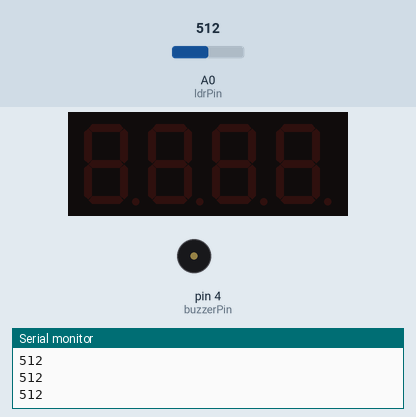
This sketch was run on a simulated Arduino Uno, built with avr-gcc and run on an emulated ATmega328P. Parts: 4-digit seven-segment display, buzzer (waves = sounding), the last lines printed to the serial monitor. The test bench sets the inputs (shaded band); at power-on: A0 (ldrPin) = 512.

Above: at 1.2 s.
1.3 s: A0 (ldrPin) set to 887
2.8 s: A0 (ldrPin) set to 914
At 4.0 s:
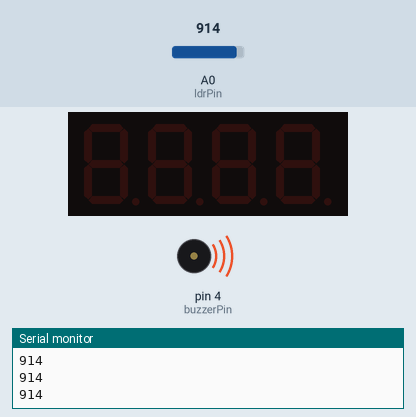
4.3 s: A0 (ldrPin) set to 900
At 5.3 s:
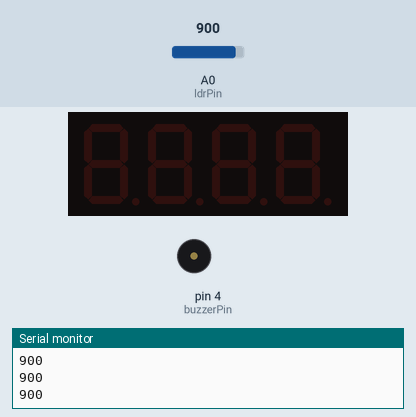
5.8 s: A0 (ldrPin) set to 1010
At 6.1 s:
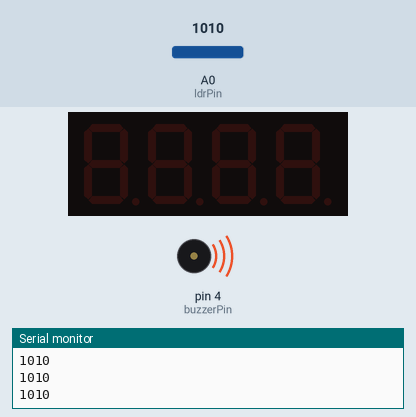
7.3 s: A0 (ldrPin) set to 890
At 8.4 s:
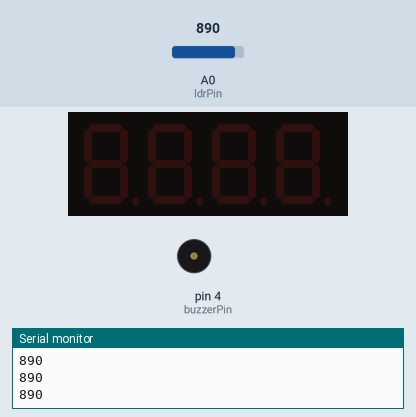
Timing chart, 0 to 9.8 s (numbered marks = the images above; inputs shaded):
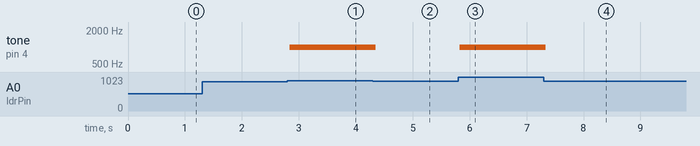

Measured:
- the behaviour switches between 900 and 901 on A0 (ldrPin) (found by bisection; images 0 and 1)
- after the input at 2.8 s, tone on pin 4 (buzzerPin): silent → 1000 Hz at once
- after the input at 4.3 s, tone on pin 4 (buzzerPin): 1000 Hz → silent after 0.05 s
- after the input at 5.8 s, tone on pin 4 (buzzerPin): silent → 1000 Hz at once
- after the input at 7.3 s, tone on pin 4 (buzzerPin): 1000 Hz → silent at once

The sketch:

LI-FI_Based_MorseCode_decoder.ino
```cpp
#include <TM1637Display.h>

// 7 segment pins
int clkPin = 6;
int dioPin = 7;

// LDR and buzzer
int ldrPin = A0;
int buzzerPin = 4;

TM1637Display display(clkPin, dioPin);

// Light threshold (change based on room light)
int lightThreshold = 900;

// Variables to detect signal time
unsigned long startTime = 0;
bool lightDetected = false;

// Store received morse for one letter
String receivedMorse = "";

// Store last 4 letters to show on display
char displayChars[4] = {' ', ' ', ' ', ' '};

// Morse table
String morseTable[26] = {
  ".-", "-...", "-.-.", "-..", ".", "..-.", "--.", "....", "..", ".---",
  "-.-", ".-..", "--", "-.", "---", ".--.", "--.-", ".-.", "...", "-",
  "..-", "...-", ".--", "-..-", "-.--", "--.."
};

char letters[26] = "ABCDEFGHIJKLMNOPQRSTUVWXYZ";

void setup() {
  pinMode(buzzerPin, OUTPUT);
  Serial.begin(9600);

  display.setBrightness(0x0F);
  display.clear();

  Serial.println("LiFi Morse Receiver Started...");
}

void loop() {

  int ldrValue = analogRead(ldrPin);
  Serial.println(ldrValue);   // to adjust threshold

  // Light ON detected
  if (ldrValue > lightThreshold && lightDetected == false) {
    lightDetected = true;
    startTime = millis();
    tone(buzzerPin, 1000);
  }

  // Light OFF detected
  if (ldrValue <= lightThreshold && lightDetected == true) {
    lightDetected = false;
    unsigned long onTime = millis() - startTime;
    noTone(buzzerPin);

    if (onTime < 300) {
      receivedMorse = receivedMorse + ".";
      Serial.print(".");
    } else {
      receivedMorse = receivedMorse + "-";
      Serial.print("-");
    }
  }

  // Gap means one letter completed
  if (lightDetected == false && receivedMorse.length() > 0) {
    if (millis() - startTime > 1000) {

      char decoded = decodeMorseCode(receivedMorse);
      Serial.print(" -> ");
      Serial.println(decoded);

      if (decoded != '?') {
        updateDisplay(decoded);
      }

      receivedMorse = "";
    }
  }

  delay(50);
}

// Decode morse to alphabet
char decodeMorseCode(String morse) {
  for (int i = 0; i < 26; i++) {
    if (morse == morseTable[i]) {
      return letters[i];
    }
  }
  return '?';
}

// Update 7 segment display
void updateDisplay(char newChar) {

  displayChars[0] = displayChars[1];
  displayChars[1] = displayChars[2];
  displayChars[2] = displayChars[3];
  displayChars[3] = newChar;

  byte seg[4];
  seg[0] = getSegment(displayChars[0]);
  seg[1] = getSegment(displayChars[1]);
  seg[2] = getSegment(displayChars[2]);
  seg[3] = getSegment(displayChars[3]);

  display.setSegments(seg);
}

// Convert letter to 7 segment
byte getSegment(char ch) {
  if (ch == 'A') return 0x77;
  if (ch == 'B') return 0x7C;
  if (ch == 'C') return 0x39;
  if (ch == 'D') return 0x5E;
  if (ch == 'E') return 0x79;
  if (ch == 'F') return 0x71;
  if (ch == 'G') return 0x3D;
  if (ch == 'H') return 0x76;
  if (ch == 'I') return 0x06;
  if (ch == 'J') return 0x1F;
  if (ch == 'L') return 0x38;
  if (ch == 'O') return 0x3F;
  if (ch == 'S') return 0x6D;
  if (ch == 'U') return 0x3E;

  return 0x00;  // blank
}
```
